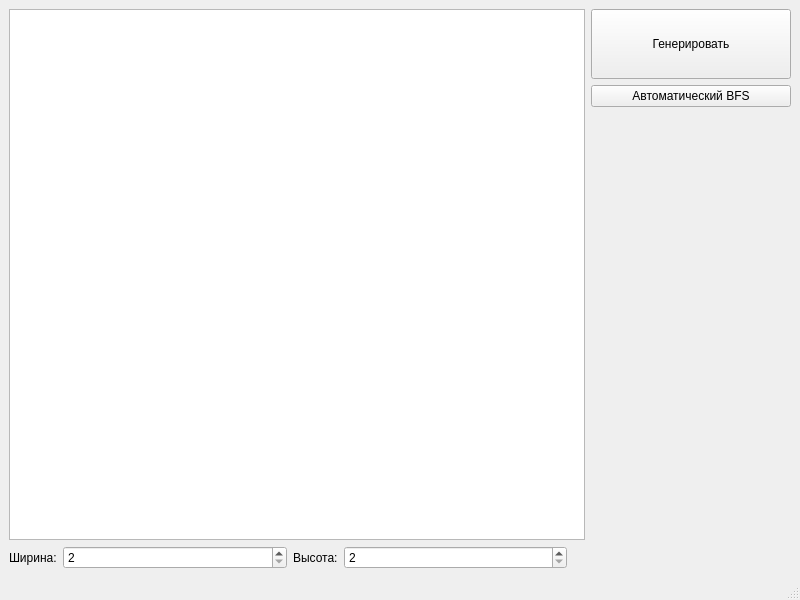
<?xml version="1.0" encoding="UTF-8"?>
<ui version="4.0">
 <class>MainWindow</class>
 <widget class="QMainWindow" name="MainWindow">
  <property name="geometry">
   <rect>
    <x>0</x>
    <y>0</y>
    <width>800</width>
    <height>600</height>
   </rect>
  </property>
  <property name="windowTitle">
   <string>MainWindow</string>
  </property>
  <widget class="QWidget" name="centralwidget">
   <layout class="QGridLayout" name="gridLayout_3">
    <item row="0" column="0">
     <layout class="QGridLayout" name="gridLayout_2">
      <item row="0" column="0">
       <layout class="QGridLayout" name="gridLayout">
        <item row="3" column="1">
         <spacer name="verticalSpacer">
          <property name="orientation">
           <enum>Qt::Orientation::Vertical</enum>
          </property>
          <property name="sizeHint" stdset="0">
           <size>
            <width>20</width>
            <height>40</height>
           </size>
          </property>
         </spacer>
        </item>
        <item row="1" column="0" rowspan="3">
         <widget class="PathView" name="gvPathView"/>
        </item>
        <item row="1" column="1">
         <widget class="QPushButton" name="pbGenerate">
          <property name="sizePolicy">
           <sizepolicy hsizetype="Expanding" vsizetype="Fixed">
            <horstretch>0</horstretch>
            <verstretch>0</verstretch>
           </sizepolicy>
          </property>
          <property name="minimumSize">
           <size>
            <width>0</width>
            <height>70</height>
           </size>
          </property>
          <property name="maximumSize">
           <size>
            <width>200</width>
            <height>16777215</height>
           </size>
          </property>
          <property name="text">
           <string>Генерировать</string>
          </property>
         </widget>
        </item>
        <item row="2" column="1">
         <widget class="QPushButton" name="pbAutoBFS">
          <property name="text">
           <string>Автоматический BFS</string>
          </property>
          <property name="checkable">
           <bool>true</bool>
          </property>
         </widget>
        </item>
       </layout>
      </item>
      <item row="1" column="0">
       <layout class="QHBoxLayout" name="horizontalLayout">
        <item>
         <widget class="QLabel" name="lbWidth">
          <property name="sizePolicy">
           <sizepolicy hsizetype="Minimum" vsizetype="Preferred">
            <horstretch>0</horstretch>
            <verstretch>0</verstretch>
           </sizepolicy>
          </property>
          <property name="text">
           <string>Ширина:</string>
          </property>
         </widget>
        </item>
        <item>
         <widget class="QSpinBox" name="sbWidth">
          <property name="sizePolicy">
           <sizepolicy hsizetype="Expanding" vsizetype="Fixed">
            <horstretch>0</horstretch>
            <verstretch>0</verstretch>
           </sizepolicy>
          </property>
          <property name="minimum">
           <number>2</number>
          </property>
          <property name="maximum">
           <number>1920</number>
          </property>
         </widget>
        </item>
        <item>
         <widget class="QLabel" name="lbHeight">
          <property name="sizePolicy">
           <sizepolicy hsizetype="Minimum" vsizetype="Preferred">
            <horstretch>0</horstretch>
            <verstretch>0</verstretch>
           </sizepolicy>
          </property>
          <property name="text">
           <string>Высота:</string>
          </property>
         </widget>
        </item>
        <item>
         <widget class="QSpinBox" name="sbHeight">
          <property name="sizePolicy">
           <sizepolicy hsizetype="Expanding" vsizetype="Fixed">
            <horstretch>0</horstretch>
            <verstretch>0</verstretch>
           </sizepolicy>
          </property>
          <property name="minimum">
           <number>2</number>
          </property>
          <property name="maximum">
           <number>1080</number>
          </property>
         </widget>
        </item>
        <item>
         <spacer name="horizontalSpacer">
          <property name="orientation">
           <enum>Qt::Orientation::Horizontal</enum>
          </property>
          <property name="sizeHint" stdset="0">
           <size>
            <width>40</width>
            <height>20</height>
           </size>
          </property>
         </spacer>
        </item>
       </layout>
      </item>
     </layout>
    </item>
   </layout>
  </widget>
  <widget class="QMenuBar" name="menubar">
   <property name="geometry">
    <rect>
     <x>0</x>
     <y>0</y>
     <width>800</width>
     <height>20</height>
    </rect>
   </property>
  </widget>
  <widget class="QStatusBar" name="statusbar"/>
 </widget>
 <customwidgets>
  <customwidget>
   <class>PathView</class>
   <extends>QGraphicsView</extends>
   <header>PathView.h</header>
  </customwidget>
 </customwidgets>
 <resources/>
 <connections/>
</ui>
